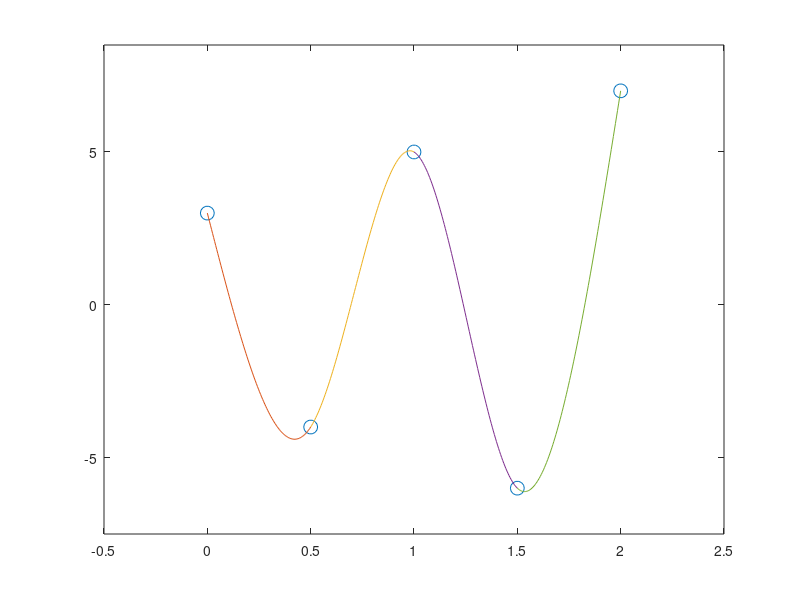

Source code (MATLAB):
n = 5;
x = [0 1/2 1 3/2 2]';
y = [3 -4 5 -6 7]';
plot(x,y,'o', 'MarkerSize', 10);
xlim([-0.5 2.5]);
ylim([-7.5 8.5]);

% calculate the difference
dx = x(2:n)-x(1:(n-1)); % This is h
dy = y(2:n)-y(1:(n-1));

% marix A
A = zeros(n,n);
A(1,1) = 1;
A(n,n) = 1;

% vector b
b = zeros(n,1);

% assign values
for i = 2:(n-1)
  A(i,i-1) = dx(i-1);
  A(i,i) = 2*(dx(i-1)+dx(i));
  A(i,i+1) = dx(i);
  b(i) = 3*(dy(i)/dx(i)-dy(i-1)/dx(i-1));
end

% solve linear equation
c = A\b;
%c = linsolve(A,b);

% calculate the polynomial coefficients
pa = y;
pc = c;
pb = dy./dx-dx.*(pc(2:n)+2*pc(1:(n-1)))/3;
pd = (pc(2:n)-pc(1:(n-1)))./(3*dx);

% plot the spline function
% s(x) = a+b(x-xi)+c(x-xi)^2+d(x-xi)^3
hold on;
for i = 1:(n-1)
  xx = linspace(x(i),x(i+1),100);
  yy = pa(i)+pb(i)*(xx-x(i))+pc(i)*(xx-x(i)).^2+pd(i)*(xx-x(i)).^3;
  plot(xx,yy);
end
